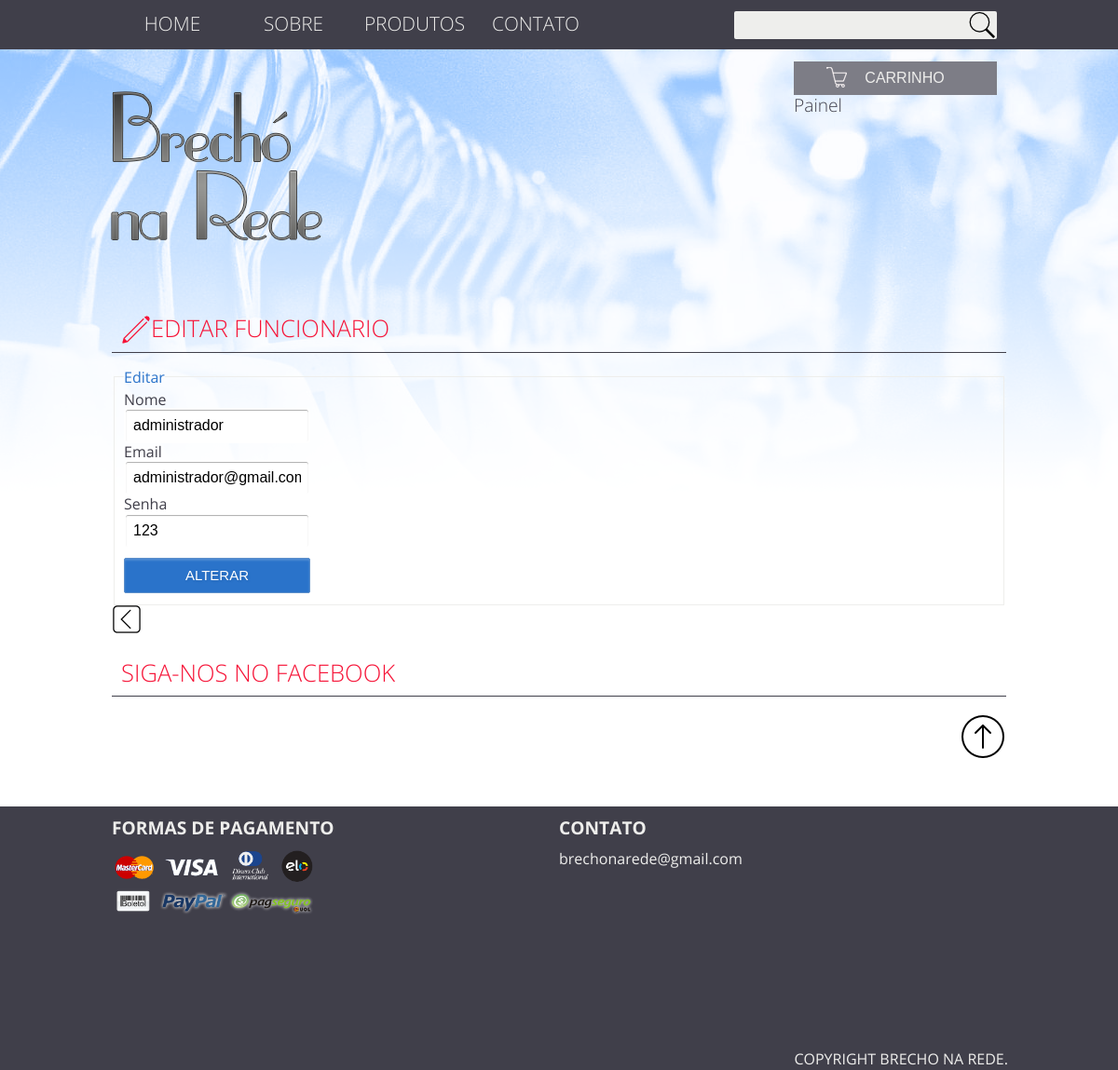
/index.php?ctrl=controladorAlterarFuncionario&&idFuncionario=8 (signed in), run on the app's committed database.
### tables this page shows
CREATE TABLE `funcionario` (
  `idFuncionario` int(11) NOT NULL,
  `nome` varchar(30) NOT NULL,
  `cpf` bigint(20) DEFAULT NULL,
  `cargo` varchar(20) NOT NULL,
  `sexo` enum('masculino','feminino') DEFAULT NULL,
  `email` varchar(50) NOT NULL,
  `cidade` varchar(30) NOT NULL,
  `localidade` varchar(20) NOT NULL,
  `cep` int(11) NOT NULL,
  `telefone1` int(11) NOT NULL,
  `telefone2` int(11) DEFAULT NULL,
  `bairro` varchar(50) NOT NULL,
  `senha` varchar(10) NOT NULL,
  `perfil` int(3) NOT NULL,
  `salario` decimal(5,2) NOT NULL,
  `logradouro` varchar(20) NOT NULL
);

### img/modelo/DAO/classeFuncionarioDAO.php (called while the page is built, shortened)
<?php
class classeFuncionarioDAO {
    public function pesquisarFuncionarioPorId($idDoFuncionario){
    $pdo = conexao::getInstance();
    $pesquisa = $pdo->prepare('SELECT * FROM funcionario WHERE idFuncionario=:idFuncionario');
    $pesquisa->bindValue(':idFuncionario',$idDoFuncionario);
    $pesquisa->execute();
    $array= array();
    while($result=$pesquisa->fetchObject(__CLASS__)){
    $array[]=$result;
    }
    return $array;
    }
}

### controle/controladorAlterarFuncionario.php (the view, shortened to what this page needs)
<?php
echo "<h1><i class='editar'></i>Editar Funcionario</h1>";
require_once "modelo/DAO/classeFuncionarioDAO.php";
if (isset($_GET['idFuncionario'])) {
    $idDoFuncionario = $_GET['idFuncionario'];
    $objId = new classeFuncionarioDAO();
    $buscar = $objId->pesquisarFuncionarioPorId($idDoFuncionario);
    foreach ($buscar as $pronto) {
        echo "
     <form method='post' action='index.php?ctrl=controladorAlterarFuncionario&att&idFuncionario=$idDoFuncionario'>
     <fieldset>
        <legend>Editar </legend>
        <label for ='nome'>Nome</label>
        <p><input type='text' name='nome' id='nome' value='$pronto->nome'></p>
        <label for ='email'>Email</label>
       <p> <input type='text'id='email' name='email' value='$pronto->email'></p>
        <label for ='senha'>Senha</label>
       <p> <input type='text'id='senha' name='senha' value='$pronto->senha'></p>
        <p><input type='submit' value ='Alterar'  onclick='return confirmAlt()'></p>
    </fieldset>
     </form>";
    }
} else {
    echo ' <script type="text/javascript">
    alert("Funcionario não especificado!");
    location.href="index.php";
    </script>';
}
 echo "<a href='index.php?ctrl=controladorListarFuncionarios'><i class='voltar'></i></a>";

### css/estilo.css (style rules this page uses)
* { margin:0; padding:0; }
.conteudo input,.conteudo select { width:200px; }
body { font-family: 'Open Sans', sans-serif; color:#eeeeec; background:url(../img/banner.png) no-repeat; }
form input,form select { border-radius: 2px; height: 38px; }
.conteudo h1 { color:#f61337; border-bottom:1px solid #403f4a; text-transform: uppercase; font-weight: lighter; font-size:1.6em; clear: both; width: inherit; padding:10px; }
fieldset { border-color:#eeeeec; margin-bottom:15px; }
.conteudo form input[type='submit'],conteudo form { cursor:pointer; text-transform:uppercase; background:#2a73ca; border:1px solid #5d8fca; padding:8px; color:#fff; font-size:0.9; }
.conteudo input[type="text"], .conteudo input[type="date"], .conteudo input[type="datetime"], .conteudo input[type="email"], .conteudo input[type="number"], .conteudo input[type="search"], .conteudo input[type="time"], .conteudo input[type="url"], .conteudo input[type="password"], .conteudo input[type="tel"], .conteudo input[type="password"], .conteudo textarea, .conteudo select { box-sizing: border-box; -webkit-box-sizing: border-box; -moz-box-sizing: border-box; padding: 8px; border: 2px solid #fff; box-shadow: inset 0px 1px 1px rgba(0, 0, 0, 0.33); -moz-box-shadow: inset 0px 1px 1px rgba(0, 0, 0, 0.33); -webkit-box-shadow: inset 0px 1px 1px rgba(0, 0, 0, 0.33); border-radius: 4px; }
.conteudo input[type="button"], .conteudo button, .conteudo input[type="submit"] { padding: 8px 20px 8px 20px; text-shadow: 1px 1px 3px rgba(0, 0, 0, 0.12); -moz-box-shadow: inset 0px 2px 2px 0px rgba(255, 255, 255, 0.17); -webkit-box-shadow: inset 0px 2px 2px 0px rgba(255, 255, 255, 0.17); box-shadow: inset 0px 2px 2px 0px rgba(255, 255, 255, 0.17); border: 1px solid #257C9E; font-size: 15px; margin-top: 10px; }
.conteudo form input,select,option { padding:5px; }
.conteudo form fieldset legend { font-size: 1.0em; color:#2a73ca; }
.editar { background:url(../img/icones/editar.png) no-repeat ; display: block; width: 32px; height: 32px; float: left; }
.voltar { background:url(../img/icones/voltar.png) no-repeat ; display: table; width: 32px; height: 32px; clear: both; position:absolute; margin-top: 20px; bottom:0; }

### data on the page
funcionario: nome "administrador", email "administrador@gmail.com", senha "123"
